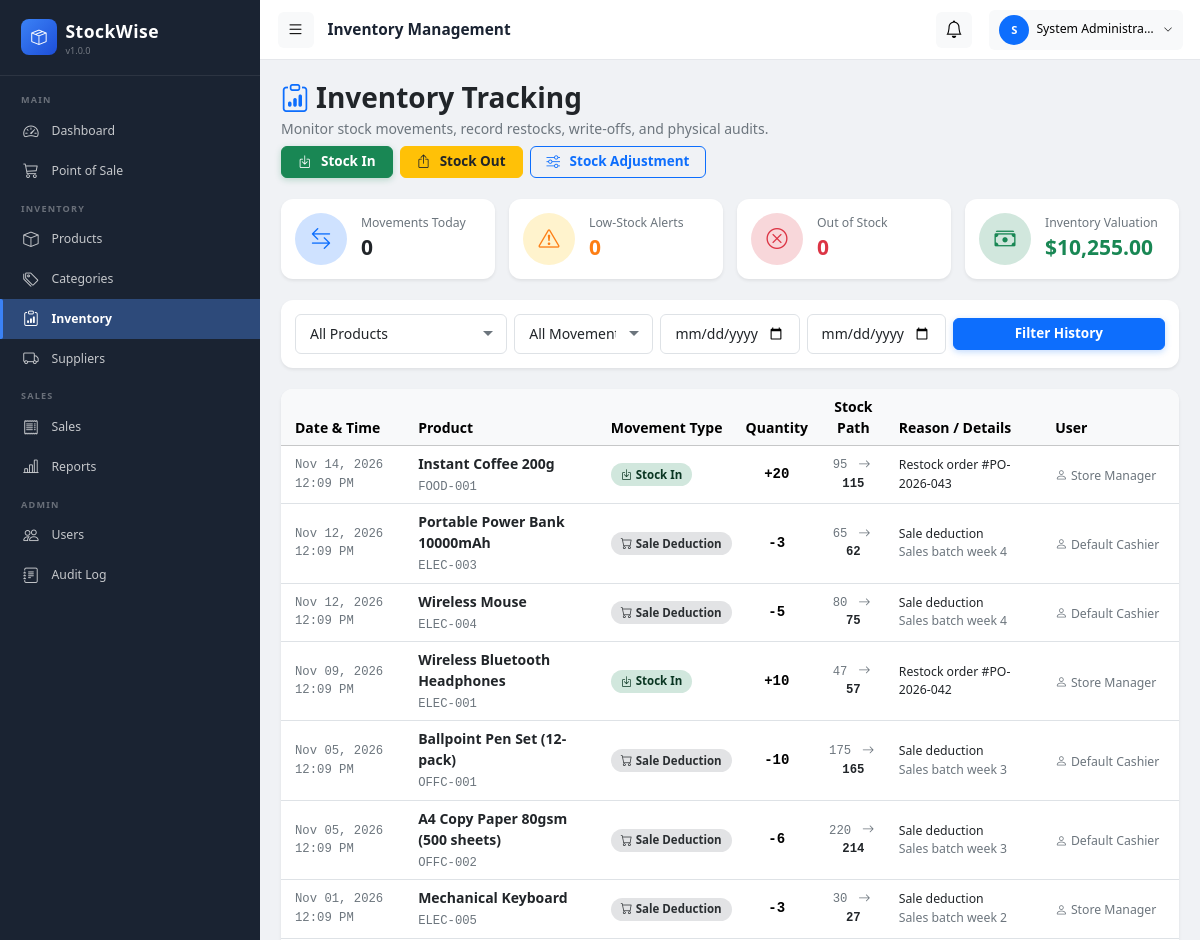
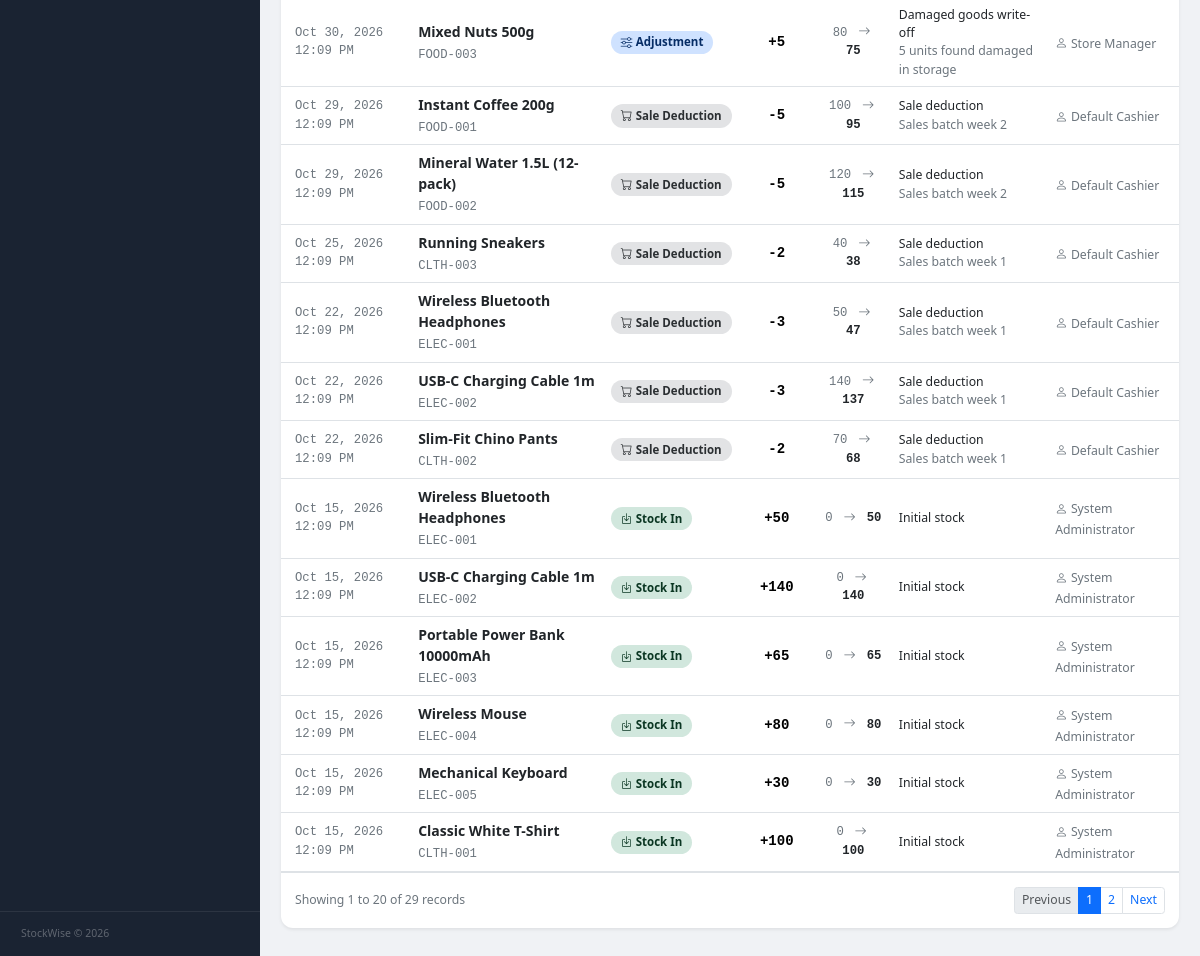
The app's page /inventory.php (signed in) with its own data (2 pictures, top to bottom).
### tables this page shows
CREATE TABLE `inventory_movements` (
    `id`            INT UNSIGNED  NOT NULL AUTO_INCREMENT,
    `product_id`    INT UNSIGNED  NOT NULL,
    `movement_type` ENUM('stock_in','stock_out','adjustment','sale') NOT NULL,
    `quantity`      INT           NOT NULL,
    `qty_before`    INT           NOT NULL,
    `qty_after`     INT           NOT NULL,
    `reason`        VARCHAR(255),
    `notes`         TEXT,
    `user_id`       INT UNSIGNED  NOT NULL,
    `created_at`    DATETIME      NOT NULL DEFAULT CURRENT_TIMESTAMP,
    PRIMARY KEY (`id`),
    KEY `idx_inv_mov_product_id`    (`product_id`),
    KEY `idx_inv_mov_user_id`       (`user_id`),
    KEY `idx_inv_mov_movement_type` (`movement_type`),
    KEY `idx_inv_mov_created_at`    (`created_at`),
    CONSTRAINT `fk_inv_mov_product`
        FOREIGN KEY (`product_id`) REFERENCES `products` (`id`) ON DELETE RESTRICT,
    CONSTRAINT `fk_inv_mov_user`
        FOREIGN KEY (`user_id`)    REFERENCES `users`    (`id`) ON DELETE RESTRICT
);

CREATE TABLE `products` (
    `id`             INT UNSIGNED    NOT NULL AUTO_INCREMENT,
    `sku`            VARCHAR(50)     NOT NULL,
    `name`           VARCHAR(200)    NOT NULL,
    `description`    TEXT,
    `category_id`    INT UNSIGNED    NOT NULL,
    `supplier_id`    INT UNSIGNED,
    `purchase_price` DECIMAL(12,2)   NOT NULL DEFAULT 0.00,
    `selling_price`  DECIMAL(12,2)   NOT NULL DEFAULT 0.00,
    `stock_quantity` INT             NOT NULL DEFAULT 0,
    `min_stock_level` INT            NOT NULL DEFAULT 5,
    `image_path`     VARCHAR(255),
    `created_at`     DATETIME        NOT NULL DEFAULT CURRENT_TIMESTAMP,
    `updated_at`     DATETIME        NOT NULL DEFAULT CURRENT_TIMESTAMP ON UPDATE CURRENT_TIMESTAMP,
    PRIMARY KEY (`id`),
    UNIQUE KEY `uq_products_sku` (`sku`),
    KEY `idx_products_category_id`    (`category_id`),
    KEY `idx_products_supplier_id`    (`supplier_id`),
    KEY `idx_products_name`           (`name`),
    KEY `idx_products_stock_quantity` (`stock_quantity`),
    CONSTRAINT `fk_products_category`
        FOREIGN KEY (`category_id`) REFERENCES `categories` (`id`) ON DELETE RESTRICT,
    CONSTRAINT `fk_products_supplier`
        FOREIGN KEY (`supplier_id`) REFERENCES `suppliers`  (`id`) ON DELETE SET NULL
);

### inventory.php (the view, shortened to what this page needs)
<?php
require_once __DIR__ . '/includes/config.php';
$stats = [
    'movements_today' => (int)$pdo->query("SELECT COUNT(*) FROM inventory_movements WHERE DATE(created_at) = CURDATE()")->fetchColumn(),
    'low_stock'       => (int)$pdo->query("SELECT COUNT(*) FROM products WHERE stock_quantity > 0 AND stock_quantity <= min_stock_level")->fetchColumn(),
    'out_of_stock'    => (int)$pdo->query("SELECT COUNT(*) FROM products WHERE stock_quantity = 0")->fetchColumn(),
    'total_value'     => (float)$pdo->query("SELECT COALESCE(SUM(purchase_price * stock_quantity), 0) FROM products")->fetchColumn(),
];
$filterType    = trim($_GET['type'] ?? 'all');
$filterDateFrom= trim($_GET['date_from'] ?? '');
$filterDateTo  = trim($_GET['date_to'] ?? '');
$page    = max(1, (int)($_GET['page'] ?? 1));
$perPage = 20;
$offset  = ($page - 1) * $perPage;
$where  = ['1=1'];
$params = [];
$whereSql = implode(' AND ', $where);
$countStmt = $pdo->prepare("SELECT COUNT(*) FROM inventory_movements m WHERE {$whereSql}");
$countStmt->execute($params);
$totalRows  = (int)$countStmt->fetchColumn();
$totalPages = ceil($totalRows / $perPage);
$querySql = "
    SELECT
        m.*,
        p.name AS product_name,
        p.sku AS product_sku,
        COALESCE(u.full_name, u.username, 'System') AS user_name
    FROM inventory_movements m
    JOIN products p ON m.product_id = p.id
    LEFT JOIN users u ON m.user_id = u.id
    WHERE {$whereSql}
    ORDER BY m.created_at DESC
    LIMIT {$perPage} OFFSET {$offset}
";
$stmt = $pdo->prepare($querySql);
$stmt->execute($params);
$movements = $stmt->fetchAll();
require_once __DIR__ . '/includes/header.php';
?>
<div class="d-flex flex-wrap justify-content-between align-items-center mb-4 gap-2">
    <div>
        <h2 class="fw-bold mb-1"><i class="bi bi-clipboard-data me-2 text-primary"></i>Inventory Tracking</h2>
        <p class="text-muted mb-0">Monitor stock movements, record restocks, write-offs, and physical audits.</p>
    </div>
    <div class="d-flex gap-2">
        <button class="btn btn-success" data-bs-toggle="modal" data-bs-target="#stockInModal">
            <i class="bi bi-box-arrow-in-down me-1"></i> Stock In
        </button>
        <button class="btn btn-warning text-dark" data-bs-toggle="modal" data-bs-target="#stockOutModal">
            <i class="bi bi-box-arrow-up me-1"></i> Stock Out
        </button>
        <button class="btn btn-outline-primary" data-bs-toggle="modal" data-bs-target="#stockAdjustModal">
            <i class="bi bi-sliders me-1"></i> Stock Adjustment
        </button>
    </div>
</div>
<div class="row g-3 mb-4">
    <div class="col-sm-6 col-xl-3">
        <div class="card border-0 shadow-sm p-3">
            <div class="d-flex align-items-center gap-3">
                <div class="rounded-circle bg-primary-subtle text-primary p-3 d-flex align-items-center justify-content-center" style="width: 52px; height: 52px;">
                    <i class="bi bi-arrow-left-right fs-4"></i>
                </div>
                <div>
                    <div class="text-muted small">Movements Today</div>
                    <div class="fs-4 fw-bold text-dark"><?= number_format($stats['movements_today']) ?></div>
                </div>
            </div>
        </div>
    </div>
    <div class="col-sm-6 col-xl-3">
        <div class="card border-0 shadow-sm p-3">
            <div class="d-flex align-items-center gap-3">
                <div class="rounded-circle bg-warning-subtle text-warning p-3 d-flex align-items-center justify-content-center" style="width: 52px; height: 52px;">
                    <i class="bi bi-exclamation-triangle fs-4"></i>
                </div>
                <div>
                    <div class="text-muted small">Low-Stock Alerts</div>
                    <div class="fs-4 fw-bold text-warning"><?= number_format($stats['low_stock']) ?></div>
                </div>
            </div>
        </div>
    </div>
    <div class="col-sm-6 col-xl-3">
        <div class="card border-0 shadow-sm p-3">
            <div class="d-flex align-items-center gap-3">
                <div class="rounded-circle bg-danger-subtle text-danger p-3 d-flex align-items-center justify-content-center" style="width: 52px; height: 52px;">
                    <i class="bi bi-x-circle fs-4"></i>
                </div>
                <div>
                    <div class="text-muted small">Out of Stock</div>
                    <div class="fs-4 fw-bold text-danger"><?= number_format($stats['out_of_stock']) ?></div>
                </div>
            </div>
        </div>
    </div>
    <div class="col-sm-6 col-xl-3">
        <div class="card border-0 shadow-sm p-3">
            <div class="d-flex align-items-center gap-3">
                <div class="rounded-circle bg-success-subtle text-success p-3 d-flex align-items-center justify-content-center" style="width: 52px; height: 52px;">
                    <i class="bi bi-cash-stack fs-4"></i>
                </div>
                <div>
                    <div class="text-muted small">Inventory Valuation</div>
                    <div class="fs-4 fw-bold text-success">$<?= number_format($stats['total_value'], 2) ?></div>
                </div>
            </div>
        </div>
    </div>
</div>
<div class="card border-0 shadow-sm mb-4">
    <div class="card-body p-3">
        <form method="GET" action="inventory.php" class="row g-2 align-items-center">
            <div class="col-md-3">
                <select name="product_id" class="form-select">
                    <option value="0">All Products</option>
                </select>
            </div>
            <div class="col-md-2">
                <select name="type" class="form-select">
                    <option value="all" <?= $filterType === 'all' ? 'selected' : '' ?>>All Movements</option>
                </select>
            </div>
            <div class="col-md-2">
                <input type="date" name="date_from" class="form-control" value="<?= htmlspecialchars($filterDateFrom) ?>" placeholder="From Date">
            </div>
            <div class="col-md-2">
                <input type="date" name="date_to" class="form-control" value="<?= htmlspecialchars($filterDateTo) ?>" placeholder="To Date">
            </div>
            <div class="col-md-3 d-flex gap-2">
                <button type="submit" class="btn btn-primary w-100">Filter History</button>
            </div>
        </form>
    </div>
</div>
<div class="card border-0 shadow-sm">
    <div class="card-body p-0">
        <div class="table-responsive">
            <table class="table table-hover align-middle mb-0">
                <thead class="table-light">
                    <tr>
                        <th class="ps-3">Date & Time</th>
                        <th>Product</th>
                        <th>Movement Type</th>
                        <th class="text-center">Quantity</th>
                        <th class="text-center">Stock Path</th>
                        <th>Reason / Details</th>
                        <th>User</th>
                    </tr>
                </thead>
                <tbody>
                    <?php if (empty($movements)): ?>
                        <tr>
                            <td colspan="7" class="text-center py-5 text-muted">
                                <i class="bi bi-journal-x fs-1 d-block mb-2 text-secondary"></i>
                                No inventory movements recorded matching your filters.
                            </td>
                        </tr>
                    <?php else: ?>
                        <?php foreach ($movements as $m): ?>
                            <tr>
                                <td class="ps-3 text-muted small font-monospace">
                                    <?= date('M d, Y h:i A', strtotime($m['created_at'])) ?>
                                </td>
                                <td>
                                    <div class="fw-semibold text-dark"><?= htmlspecialchars($m['product_name']) ?></div>
                                    <small class="text-muted font-monospace"><?= htmlspecialchars($m['product_sku']) ?></small>
                                </td>
                                <td>
                                    <?php if ($m['movement_type'] === 'stock_in'): ?>
                                        <span class="badge bg-success-subtle text-success-emphasis rounded-pill px-2.5 py-1">
                                            <i class="bi bi-box-arrow-in-down me-1"></i> Stock In
                                        </span>
                                    <?php elseif ($m['movement_type'] === 'stock_out'): ?>
                                        <span class="badge bg-warning-subtle text-warning-emphasis rounded-pill px-2.5 py-1">
                                            <i class="bi bi-box-arrow-up me-1"></i> Stock Out
                                        </span>
                                    <?php elseif ($m['movement_type'] === 'adjustment'): ?>
                                        <span class="badge bg-primary-subtle text-primary-emphasis rounded-pill px-2.5 py-1">
                                            <i class="bi bi-sliders me-1"></i> Adjustment
                                        </span>
                                    <?php else: ?>
                                        <span class="badge bg-secondary-subtle text-secondary-emphasis rounded-pill px-2.5 py-1">
                                            <i class="bi bi-cart me-1"></i> Sale Deduction
                                        </span>
                                    <?php endif; ?>
                                </td>
                                <td class="text-center fw-bold font-monospace">
                                    <?= ($m['movement_type'] === 'stock_out' || $m['movement_type'] === 'sale') ? '-' : '+' ?><?= abs($m['quantity']) ?>
                                </td>
                                <td class="text-center font-monospace small">
                                    <span class="text-muted"><?= $m['qty_before'] ?></span>
                                    <i class="bi bi-arrow-right mx-1 text-secondary"></i>
                                    <span class="fw-bold text-dark"><?= $m['qty_after'] ?></span>
                                </td>
                                <td>
                                    <div class="text-dark small"><?= htmlspecialchars($m['reason'] ?? 'Standard Movement') ?></div>
                                    <?php if (!empty($m['notes'])): ?>
                                        <small class="text-muted d-block"><?= htmlspecialchars($m['notes']) ?></small>
                                    <?php endif; ?>
                                </td>
                                <td>
                                    <small class="text-muted"><i class="bi bi-person me-1"></i><?= htmlspecialchars($m['user_name']) ?></small>
                                </td>
                            </tr>
                        <?php endforeach; ?>
                    <?php endif; ?>
                </tbody>
            </table>
        </div>
        <?php if ($totalPages > 1): ?>
            <div class="d-flex justify-content-between align-items-center p-3 border-top">
                <small class="text-muted">Showing <?= $offset + 1 ?> to <?= min($offset + $perPage, $totalRows) ?> of <?= $totalRows ?> records</small>
                <nav>
                    <ul class="pagination pagination-sm mb-0">
                        <li class="page-item <?= $page <= 1 ? 'disabled' : '' ?>">
                            <a class="page-link" href="?<?= http_build_query(array_merge($_GET, ['page' => $page - 1])) ?>">Previous</a>
                        </li>
                        <?php for ($i = 1; $i <= $totalPages; $i++): ?>
                            <li class="page-item <?= $page === $i ? 'active' : '' ?>">
                                <a class="page-link" href="?<?= http_build_query(array_merge($_GET, ['page' => $i])) ?>"><?= $i ?></a>
                            </li>
                        <?php endfor; ?>
                        <li class="page-item <?= $page >= $totalPages ? 'disabled' : '' ?>">
                            <a class="page-link" href="?<?= http_build_query(array_merge($_GET, ['page' => $page + 1])) ?>">Next</a>
                        </li>
                    </ul>
                </nav>
            </div>
        <?php endif; ?>
    </div>
</div>
<?php require_once __DIR__ . '/includes/footer.php'; ?>

### records on screen
inventory_movements: created_at "Nov 14, 2026 12:09 PM", product.name "Instant Coffee 200g", product.sku "FOOD-001", movement_type "stock_in" (drawn), quantity "20", qty_before "95", qty_after "115", reason "Restock order #PO-2026-043", user_name "Store Manager"
inventory_movements: created_at "Nov 12, 2026 12:09 PM", product.name "Portable Power Bank 10000mAh", product.sku "ELEC-003", movement_type "sale" (drawn), quantity "3", qty_before "65", qty_after "62", reason "Sale deduction", notes "Sales batch week 4", user_name "Default Cashier"
inventory_movements: created_at "Nov 12, 2026 12:09 PM", product.name "Wireless Mouse", product.sku "ELEC-004", movement_type "sale" (drawn), quantity "5", qty_before "80", qty_after "75", reason "Sale deduction", notes "Sales batch week 4", user_name "Default Cashier"
inventory_movements: created_at "Nov 09, 2026 12:09 PM", product.name "Wireless Bluetooth Headphones", product.sku "ELEC-001", movement_type "stock_in" (drawn), quantity "10", qty_before "47", qty_after "57", reason "Restock order #PO-2026-042", user_name "Store Manager"
inventory_movements: created_at "Nov 05, 2026 12:09 PM", product.name "Ballpoint Pen Set (12-pack)", product.sku "OFFC-001", movement_type "sale" (drawn), quantity "10", qty_before "175", qty_after "165", reason "Sale deduction", notes "Sales batch week 3", user_name "Default Cashier"
inventory_movements: created_at "Nov 05, 2026 12:09 PM", product.name "A4 Copy Paper 80gsm (500 sheets)", product.sku "OFFC-002", movement_type "sale" (drawn), quantity "6", qty_before "220", qty_after "214", reason "Sale deduction", notes "Sales batch week 3", user_name "Default Cashier"
inventory_movements: created_at "Nov 01, 2026 12:09 PM", product.name "Mechanical Keyboard", product.sku "ELEC-005", movement_type "sale" (drawn), quantity "3", qty_before "30", qty_after "27", reason "Sale deduction", notes "Sales batch week 2", user_name "Store Manager"
inventory_movements: created_at "Oct 30, 2026 12:09 PM", product.name "Mixed Nuts 500g", product.sku "FOOD-003", movement_type "adjustment" (drawn), quantity "5", qty_before "80", qty_after "75", reason "Damaged goods write-off", notes "5 units found damaged in storage", user_name "Store Manager"
inventory_movements: created_at "Oct 29, 2026 12:09 PM", product.name "Instant Coffee 200g", product.sku "FOOD-001", movement_type "sale" (drawn), quantity "5", qty_before "100", qty_after "95", reason "Sale deduction", notes "Sales batch week 2", user_name "Default Cashier"
inventory_movements: created_at "Oct 29, 2026 12:09 PM", product.name "Mineral Water 1.5L (12-pack)", product.sku "FOOD-002", movement_type "sale" (drawn), quantity "5", qty_before "120", qty_after "115", reason "Sale deduction", notes "Sales batch week 2", user_name "Default Cashier"
inventory_movements: created_at "Oct 25, 2026 12:09 PM", product.name "Running Sneakers", product.sku "CLTH-003", movement_type "sale" (drawn), quantity "2", qty_before "40", qty_after "38", reason "Sale deduction", notes "Sales batch week 1", user_name "Default Cashier"
inventory_movements: created_at "Oct 22, 2026 12:09 PM", product.name "Wireless Bluetooth Headphones", product.sku "ELEC-001", movement_type "sale" (drawn), quantity "3", qty_before "50", qty_after "47", reason "Sale deduction", notes "Sales batch week 1", user_name "Default Cashier"
inventory_movements: created_at "Oct 22, 2026 12:09 PM", product.name "USB-C Charging Cable 1m", product.sku "ELEC-002", movement_type "sale" (drawn), quantity "3", qty_before "140", qty_after "137", reason "Sale deduction", notes "Sales batch week 1", user_name "Default Cashier"
inventory_movements: created_at "Oct 22, 2026 12:09 PM", product.name "Slim-Fit Chino Pants", product.sku "CLTH-002", movement_type "sale" (drawn), quantity "2", qty_before "70", qty_after "68", reason "Sale deduction", notes "Sales batch week 1", user_name "Default Cashier"
inventory_movements: created_at "Oct 15, 2026 12:09 PM", product.name "Wireless Bluetooth Headphones", product.sku "ELEC-001", movement_type "stock_in" (drawn), quantity "50", qty_before "0", qty_after "50", reason "Initial stock", user_name "System Administrator"
inventory_movements: created_at "Oct 15, 2026 12:09 PM", product.name "USB-C Charging Cable 1m", product.sku "ELEC-002", movement_type "stock_in" (drawn), quantity "140", qty_before "0", qty_after "140", reason "Initial stock", user_name "System Administrator"
inventory_movements: created_at "Oct 15, 2026 12:09 PM", product.name "Portable Power Bank 10000mAh", product.sku "ELEC-003", movement_type "stock_in" (drawn), quantity "65", qty_before "0", qty_after "65", reason "Initial stock", user_name "System Administrator"
inventory_movements: created_at "Oct 15, 2026 12:09 PM", product.name "Wireless Mouse", product.sku "ELEC-004", movement_type "stock_in" (drawn), quantity "80", qty_before "0", qty_after "80", reason "Initial stock", user_name "System Administrator"
inventory_movements: created_at "Oct 15, 2026 12:09 PM", product.name "Mechanical Keyboard", product.sku "ELEC-005", movement_type "stock_in" (drawn), quantity "30", qty_before "0", qty_after "30", reason "Initial stock", user_name "System Administrator"
inventory_movements: created_at "Oct 15, 2026 12:09 PM", product.name "Classic White T-Shirt", product.sku "CLTH-001", movement_type "stock_in" (drawn), quantity "100", qty_before "0", qty_after "100", reason "Initial stock", user_name "System Administrator"

### other values on screen
APP_NAME "StockWise"
APP_VERSION "1.0.0"
$pageTitle "Inventory Management"
substr($currentUser['full_name'] ?? $currentUser['username'], 0, 1) "S"
$currentUser['full_name'] "System Administra…"
$stats['movements_today'] "0"
$stats['low_stock'] "0"
$stats['out_of_stock'] "0"
$stats['total_value'] "10,255.00"
$offset + 1 "1"
min($offset + $perPage, $totalRows) "20"
$totalRows "29"
